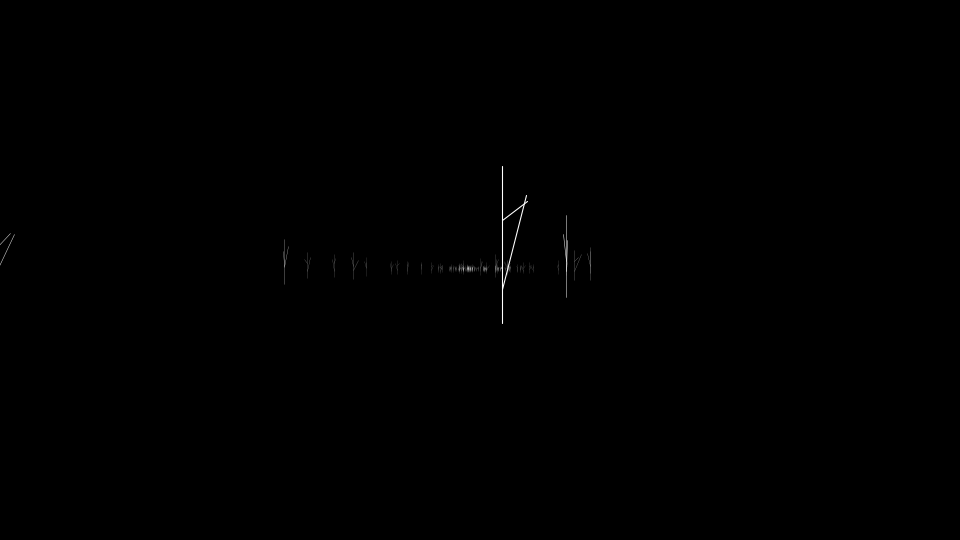
Frame 1 (no input)
Frame 60 (the mouse pressed at the canvas centre just before this capture): identical to frame 1, image omitted
Frame 120 (the mouse held since frame 60 and released just before this capture): identical to frame 1, image omitted

The Processing sketch that drew this single still picture (run headless with seeded random() and noise(); from frame 60 on, the mouse is pressed at the canvas centre):

// Processing sketch: Tree1
// ── Tree1.pde
Tree[] trees;
static final int numTrees = 100;
float fl = 250;
float vpX = 0;
float vpY = 0;
float floor = 50;
float vz = 0;
float friction = 0.98;

void setup() {
  size(960, 540);
  frameRate(30);
  initialize();
}

void initialize() {
  smooth();
  vpX = width/2;
  vpY = height/2;
  trees = new Tree[numTrees];
  for(int i=0; i<numTrees; i++) {
    trees[i] = new Tree();
    trees[i].xpos = random(2000) - 1000;
    trees[i].ypos = floor;
    trees[i].zpos = random(10000);
    trees[i].setFillColor(color(255, 0, 0));   
  }
}

void draw() {
  background(0);
  for(int i=0; i<numTrees; i++) {
    Tree tree = trees[i];
    move(tree);
  }
  vz *= friction;
  sortZ();
}

void move(Tree tree) {
  tree.zpos += vz;
  if(tree.zpos < -fl) {
    tree.zpos += 10000;
  }
  if(tree.zpos > 10000 - fl) {
    tree.zpos -= 10000;
  }
  float scale = fl / (fl + tree.zpos);
  tree.scaleX = tree.scaleY = scale;
  tree.x = vpX + tree.xpos * scale;
  tree.y = vpY + tree.ypos * scale;
  tree.setStrokeColor(color(255, 255, 255));
  tree.setStrokeColor(color(255, 255, 255, 200 + 55*scale));
}

void sortZ() {
  for(int i=0; i<numTrees - 1; i++) {
    for(int j=numTrees-1; j>i; j--) {
      if(trees[j].zpos > trees[j-1].zpos) {
        Tree t = trees[j];
        trees[j] = trees[j-1];
        trees[j-1] = t;
      }
    }
  }

  for(int i=0; i<numTrees; i++) {
     Tree tree = trees[i];
     tree.update();
  }
}

void keyPressed() {
  switch(keyCode) {
    case UP:
      vz -= 1;
      break;
    case DOWN:
      vz += 1;
      break;
    default:
      break;
  }
}

////////////////////////////////

class Segment extends Sprite {
  float segmentWidth, segmentHeight;
  float vx, vy;
  
  Segment(float segmentWidth, float segmentHeight) {
    super();
    this.segmentWidth = segmentWidth;
    this.segmentHeight = segmentHeight;
  }
  
  void draw() {
    rect(-segmentHeight / 2,  -segmentHeight / 2, segmentWidth + segmentHeight, segmentHeight, segmentHeight, segmentHeight, segmentHeight, segmentHeight);
    ellipse(0, 0, 2, 2);
    ellipse(segmentWidth, 0, 2, 2);
  }
  
  Point getPin() {
    float angle = rotation * PI / 180;
    float xPos = x + cos(angle) * segmentWidth;
    float yPos = y + sin(angle) * segmentWidth;
    return new Point(xPos, yPos);  
  }
}

////////////////////////////////

class Tree extends Sprite {
  float xpos = 0;
  float ypos = 0;
  float zpos = 0;
  float x0, y0, x1, y1, x2, y2, x3, y3, x4, y4;
  
  Tree(){
    super();
    x0 = 0;
    y0 = -140 - random(20);
    x1 = 0;
    y1 = -30 - random(30);
    x2 = random(80) - 40;
    y2 = -100 - random(40);
    x3 = 0;
    y3 = -60 - random(40);
    x4 = random(60) - 30;
    y4 = -110 - random(20);
  }
  
  void draw(){
    line(0, 0, x0, y0);
    line(x1, y1, x2, y2);
    line(x3, y3, x4, y4);
  }
}

////////////////////////////////

class Sprite extends Object {
  float x, y;
  float scaleX, scaleY;
  float width, height;
  float rotation;
  boolean visible;
  color strokeColor;
  color fillColor;
  Boolean isStroke;
  Boolean isFill;
  Boolean isRollOver;
  Boolean locked;
  float xoff, yoff;
 
  Sprite() {
    super();
    scaleX = 1.0;
    scaleY = 1.0;
    strokeColor = color(0);
    fillColor = color(0);
    isStroke = false;
    isFill = false;
    isRollOver = false;
    locked = false;
    visible = true;
  }
  
  void update() {
    if(! visible) return;
    pushMatrix();
    if(locked){
      x = mouseX - xoff;
      y = mouseY - yoff;
    }  
    translate(x, y);
    scale(scaleX, scaleY);
    rotate(rotation * PI / 180.0);
    if(isStroke) stroke(strokeColor);
    if(isFill) fill(fillColor);
    draw();
    popMatrix();
  }
  
  void setStrokeColor(color strokeColor) {
    this.strokeColor = strokeColor;
    isStroke = true;
  }
  
  void setFillColor(color fillColor) {
    this.fillColor = fillColor;
    isFill = true;
  }
  
  void startDrag() {
    if(isRollOver){
      locked = true;
      xoff = mouseX - x;
      yoff = mouseY - y;
    }
  }
  
  void stopDrag() {
    locked = false;
  }
  
  void draw() {}
}

////////////////////////////////

class Point extends Object {
  float x, y;
  
  Point(float x, float y) {
    super();
    this.x = x;
    this.y = y;
  }
}

////////////////////////////////

class Object {
  Object() {}
}
